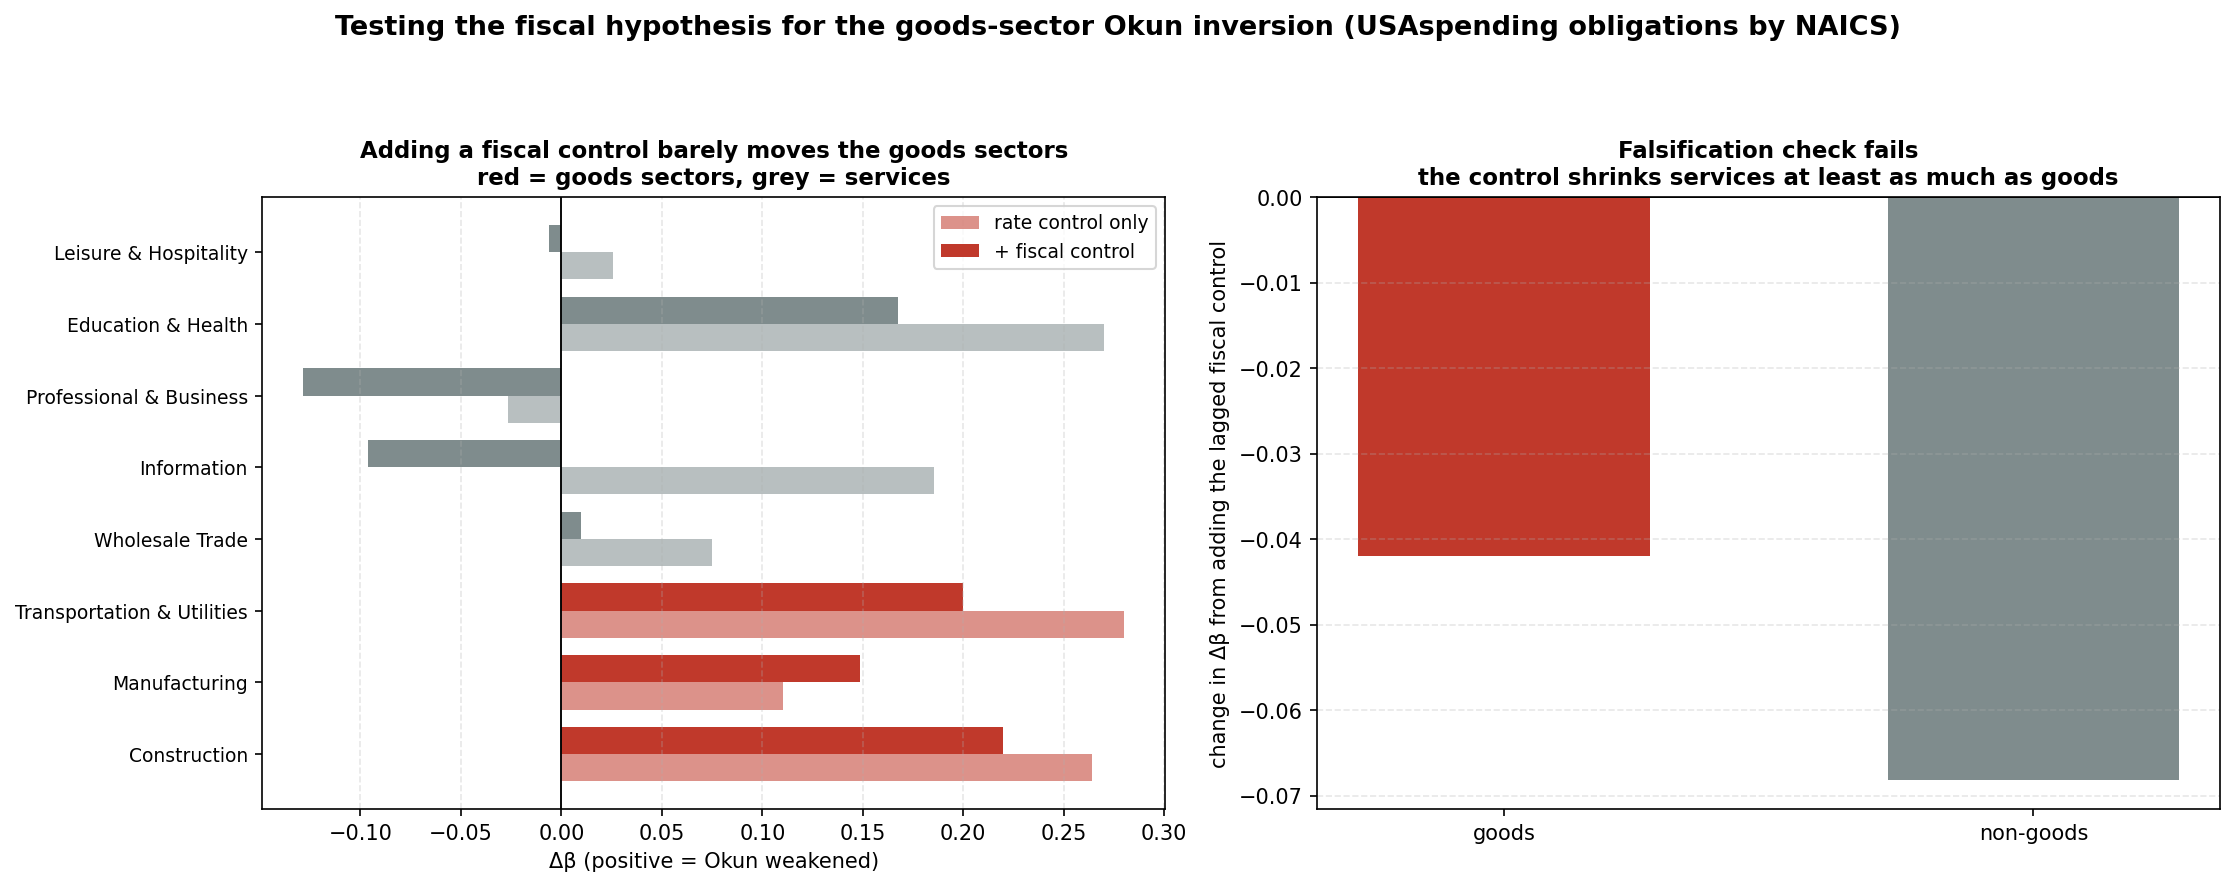

Here is the Python script that generated this plot:
"""
fiscal_control.py
Test the fiscal hypothesis for the goods-sector Okun inversion.

The physical-sector sub-project ends on a hypothesis: Construction,
Manufacturing, Transportation and Wholesale inverted their Okun relationship in
2024-2025, the inversions survive every interest-rate control, and these are the
LOWEST AI-exposure sectors in the sample, so something else must be inflating
their output without proportional hiring. The named candidate is the 2021-2022
fiscal wave (IIJA, CHIPS Act, IRA).

This script tests that directly, using federal obligations by NAICS pulled from
the USAspending API (quarterly, back to 2008, cached locally). The fiscal
variable is obligations to a sector as a share of its value added, and it enters
each sector's Okun regression as a third control alongside the existing rate
control:

    delta_U = a + b1*(%dY) + b2*(dFFR) + b3*(fiscal) + e

fitted pre and post Q4 2022. If fiscal spending explains the breakdown, adding
b3 should shrink the goods sectors' delta-b1 toward zero while leaving the
service sectors alone.

RESULT: NOT SUPPORTED. Three findings, in order of how much they matter.

  1. The act-specific tagging fails. IIJA (fund code 1) and CHIPS (code 8)
     obligations reach only ~0.08% of construction value added and ~0.00%
     elsewhere. Almost all IIJA money moves to states as formula grants and is
     never booked against a construction NAICS in federal contract data. The
     IRA has no fund code at all and works mainly through tax credits, which
     never appear here. So the acts themselves cannot be isolated.

  2. Total federal obligations ARE economically meaningful (4-6% of
     construction value added, 9-11% of manufacturing) and did rise about 2
     points in the goods sectors after 2021. But adding them as a control
     barely moves the goods sectors' delta-b1 (mean +0.218 -> +0.189, and the
     fiscal coefficient is significant in only 1 of 6 sectors).

  3. A 4-quarter lag appears to collapse the goods breakdown (+0.218 -> +0.022),
     which is the result a fiscal story would predict. It does not survive a
     falsification check: on the common lagged sample the control shrinks the
     NON-goods sectors MORE than the goods sectors (-0.068 vs -0.042), and the
     largest single change is Information, which has no plausible fiscal story.
     The apparent collapse is a sample artifact of lagging, not a fiscal effect.

So the fiscal hypothesis remains untested rather than refuted: the best
available direct test does not support it, but the test is structurally weak
because federal contract data cannot see money that flows through states.

Writes fiscal_control.png. Fetches from the USAspending API on first run and
caches to ../FRED-Data/usaspending_naics_quarterly.csv.
"""

import os, glob, json, ssl, socket, time, urllib.request, warnings
import numpy as np
import pandas as pd
import matplotlib
matplotlib.use("Agg")
import matplotlib.pyplot as plt
warnings.filterwarnings("ignore")

HERE  = os.path.dirname(os.path.abspath(__file__))
DATA  = os.path.join(HERE, "..", "FRED-Data") + os.sep
CACHE = DATA + "usaspending_naics_quarterly.csv"
CUT   = pd.Timestamp("2022-10-01")
EXC   = pd.date_range("2020-04-01", "2022-01-01", freq="QS")

# sector: naics prefixes, value-added file, unemployment file, is a goods sector
SEC = {
 "Construction":               (["23"], "construction_value_added_RVAC.csv", "construction_unemployment_rate_LNU04032231.csv", 1),
 "Manufacturing":              (["31","32","33"], "manufacturing_value_added_RVAMA.csv", "manufacturing_unemployment_rate_LNU04032232.csv", 1),
 "Transportation & Utilities": (["48","49","22"], "transportation_warehousing_value_added_RVAT.csv", "transportation_utilities_unemployment_rate_LNU04032236.csv", 1),
 "Wholesale Trade":            (["42"], "wholesale_trade_value_added_RVAW.csv", "wholesale_retail_trade_unemployment_rate_LNU04032235.csv", 0),
 "Information":                (["51"], "information_sector_value_added_RVAI.csv", "information_sector_unemployment_rate_LNU04032237.csv", 0),
 "Professional & Business":    (["54","55","56"], "professional_business_services_value_added_RVAPBS.csv", "professional_business_services_unemployment_rate_LNU04032239.csv", 0),
 "Education & Health":         (["61","62"], "health_care_social_assistance_value_added_RVAHCSA.csv", "education_health_unemployment_rate_LNU04032240.csv", 0),
 "Leisure & Hospitality":      (["71","72"], "leisure_hospitality_value_added_RVAAERAF.csv", "leisure_hospitality_unemployment_rate_LNU04032241.csv", 0),
}
DEFC = {"total": None, "iija": ["1"], "chips": ["8"]}   # IIJA = P.L. 117-58, CHIPS = P.L. 117-167


def fetch_usaspending():
    socket.setdefaulttimeout(90)
    ctx = ssl.create_default_context(); ctx.check_hostname = False; ctx.verify_mode = ssl.CERT_NONE

    def post(p, tries=3):
        for t in range(tries):
            try:
                req = urllib.request.Request(
                    "https://api.usaspending.gov/api/v2/search/spending_over_time/",
                    data=json.dumps(p).encode(),
                    headers={"Content-Type": "application/json", "User-Agent": "Mozilla/5.0"})
                return json.loads(urllib.request.urlopen(req, context=ctx).read().decode())
            except Exception:
                if t == tries - 1:
                    raise
                time.sleep(3)

    def cal(fy, q):
        return {1: f"{fy-1}-10-01", 2: f"{fy}-01-01", 3: f"{fy}-04-01", 4: f"{fy}-07-01"}[q]

    rows = []
    for sec, (codes, _, _, _) in SEC.items():
        for lab, dc in DEFC.items():
            f = {"time_period": [{"start_date": "2008-01-01", "end_date": "2026-06-30"}],
                 "award_type_codes": ["A", "B", "C", "D"], "naics_codes": codes}
            if dc:
                f["def_codes"] = dc
            for x in post({"group": "quarter", "filters": f})["results"]:
                tp = x["time_period"]
                rows.append(dict(sector=sec, series=lab,
                                 date=cal(int(tp["fiscal_year"]), int(tp["quarter"])),
                                 amount=x["aggregated_amount"]))
    df = pd.DataFrame(rows); df["date"] = pd.to_datetime(df["date"])
    df.to_csv(CACHE, index=False)
    return df


def find(f):
    if os.path.exists(DATA + f):
        return DATA + f
    return (glob.glob(DATA + "*" + f + "*") + glob.glob(DATA + "*" + f))[0]


def load(f):
    d = pd.read_csv(find(f)); d.columns = [c.strip() for c in d.columns]
    d[d.columns[0]] = pd.to_datetime(d[d.columns[0]]); d = d.set_index(d.columns[0])
    return pd.to_numeric(d.iloc[:, 0], errors="coerce").dropna()


def ols(X, y):
    A = np.column_stack([np.ones(len(y))] + [X[:, j] for j in range(X.shape[1])])
    c, _, _, _ = np.linalg.lstsq(A, y, rcond=None)
    resid = y - A @ c; n, k = len(y), A.shape[1]
    se = np.sqrt(np.diag(np.sum(resid ** 2) / (n - k) * np.linalg.inv(A.T @ A))) if n > k else np.full(k, np.nan)
    return c, se


if not os.path.exists(CACHE):
    print("Fetching federal obligations by NAICS from the USAspending API (one time)...")
    fetch_usaspending()

fs = pd.read_csv(CACHE, parse_dates=["date"])
tot = fs[fs.series == "total"].pivot_table(index="date", columns="sector", values="amount") / 1e9
iija = fs[fs.series == "iija"].pivot_table(index="date", columns="sector", values="amount") / 1e9
ffr = load("fed_funds_rate_FEDFUNDS.csv").resample("QS").mean()


def build(sec):
    codes, of, uf, g = SEC[sec]
    va = load(of); u = load(uf).resample("QS").mean()
    fi = (tot[sec].rolling(4).sum() / 4) / (va / 4) * 100          # obligations as % of value added
    ij = (iija[sec].rolling(4).sum() / 4) / (va / 4) * 100
    d = pd.DataFrame({"o": va, "u": u, "fi": fi, "ij": ij, "ffr": ffr}).dropna(subset=["o", "u", "fi", "ffr"])
    d["dy"] = d["o"].pct_change(4) * 100
    d["du"] = d["u"].diff(4)
    d["dffr"] = d["ffr"].diff(4)
    d["f0"] = d["fi"].diff(4)
    d["f4"] = d["fi"].diff(4).shift(4)
    return d[~d.index.isin(EXC)]


# ---- 1. is the act-specific money even visible? ----
print("=" * 78)
print("1. CAN THE ACTS BE ISOLATED?  Obligations as % of sector value added")
print("=" * 78)
print(f"  {'sector':<28}{'total 15-19':>12}{'total 22-23':>12}{'total 24-25':>12}{'IIJA 24-25':>12}")
for sec in SEC:
    d = build(sec)
    m = lambda c, a, b: d[c].loc[a:b].mean()
    print(f"  {sec:<28}{m('fi','2015','2019'):>11.1f}%{m('fi','2022','2023'):>11.1f}%"
          f"{m('fi','2024','2026'):>11.1f}%{m('ij','2024','2026'):>11.2f}%")
print("\n  IIJA/CHIPS tagging captures almost nothing: the money reaches states as")
print("  grants and is never booked against a construction NAICS. Acts cannot be isolated.")

# ---- 2 and 3. does the control shrink the goods breakdown, and does it survive falsification? ----
print("\n" + "=" * 78)
print("2. DOES A FISCAL CONTROL SHRINK THE GOODS-SECTOR BREAKDOWN?")
print("=" * 78)
rows = []
for sec in SEC:
    d = build(sec)
    base = d.dropna(subset=["dy", "du", "dffr", "f0"])
    lag = d.dropna(subset=["dy", "du", "dffr", "f4"])

    def db(df, cols):
        pre, post = df[df.index < CUT], df[df.index >= CUT]
        return ols(post[cols].values, post["du"].values)[0][1] - ols(pre[cols].values, pre["du"].values)[0][1]

    post = base[base.index >= CUT]
    c, se = ols(post[["dy", "dffr", "f0"]].values, post["du"].values)
    rows.append(dict(sector=sec, goods=SEC[sec][3],
                     rate_only=db(base, ["dy", "dffr"]),
                     plus_fiscal=db(base, ["dy", "dffr", "f0"]),
                     t_b3=c[3] / se[3] if se[3] > 0 else np.nan,
                     lag_rate=db(lag, ["dy", "dffr"]),
                     lag_fiscal=db(lag, ["dy", "dffr", "f4"])))
R = pd.DataFrame(rows)
print(f"  {'sector':<28}{'goods':>6}{'Δβ rate':>10}{'Δβ +fiscal':>12}{'t(β3)':>8}")
for _, r in R.iterrows():
    print(f"  {r.sector:<28}{'YES' if r.goods else 'no':>6}{r.rate_only:>+10.3f}{r.plus_fiscal:>+12.3f}{r.t_b3:>8.2f}")
g, o = R[R.goods == 1], R[R.goods == 0]
print(f"\n  goods mean:     {g.rate_only.mean():+.3f} -> {g.plus_fiscal.mean():+.3f}")
print(f"  non-goods mean: {o.rate_only.mean():+.3f} -> {o.plus_fiscal.mean():+.3f}")
print(f"  fiscal coefficient significant in {(R.t_b3.abs()>2).sum()}/{len(R)} sectors")

print("\n" + "=" * 78)
print("3. FALSIFICATION CHECK on the 4-quarter-lag spec that appears to work")
print("=" * 78)
print(f"  goods mean:     {g.lag_rate.mean():+.3f} -> {g.lag_fiscal.mean():+.3f}"
      f"   (change {(g.lag_fiscal-g.lag_rate).mean():+.3f})")
print(f"  non-goods mean: {o.lag_rate.mean():+.3f} -> {o.lag_fiscal.mean():+.3f}"
      f"   (change {(o.lag_fiscal-o.lag_rate).mean():+.3f})")
print("\n  The control shrinks NON-goods at least as much as goods, and the biggest")
print("  single move is Information, which has no fiscal story. The apparent")
print("  collapse is a sample artifact of lagging, not a fiscal effect.")
print("\nVERDICT: fiscal hypothesis NOT SUPPORTED by the best available direct test,")
print("         but the test is structurally weak (federal contract data cannot")
print("         see IIJA money that passes through states).")

# ---- chart ----
fig, (a1, a2) = plt.subplots(1, 2, figsize=(15, 6))
x = np.arange(len(R)); w = 0.38
col = ["#c0392b" if gg else "#7f8c8d" for gg in R.goods]
a1.barh(x - w/2, R.rate_only, w, color=col, alpha=0.55, label="rate control only")
a1.barh(x + w/2, R.plus_fiscal, w, color=col, label="+ fiscal control")
a1.set_yticks(x); a1.set_yticklabels(R.sector, fontsize=9)
a1.axvline(0, color="black", lw=0.9)
a1.set_xlabel("Δβ (positive = Okun weakened)", fontsize=10)
a1.set_title("Adding a fiscal control barely moves the goods sectors\n"
             "red = goods sectors, grey = services", fontsize=11, fontweight="bold")
a1.legend(fontsize=9); a1.grid(True, axis="x", ls="--", alpha=0.3)

chg = pd.DataFrame({"grp": ["goods", "non-goods"],
                    "chg": [(g.lag_fiscal - g.lag_rate).mean(), (o.lag_fiscal - o.lag_rate).mean()]})
a2.bar(chg.grp, chg.chg, color=["#c0392b", "#7f8c8d"], width=0.55)
a2.axhline(0, color="black", lw=0.9)
a2.set_ylabel("change in Δβ from adding the lagged fiscal control", fontsize=10)
a2.set_title("Falsification check fails\nthe control shrinks services at least as much as goods",
             fontsize=11, fontweight="bold")
a2.grid(True, axis="y", ls="--", alpha=0.3)
fig.suptitle("Testing the fiscal hypothesis for the goods-sector Okun inversion (USAspending obligations by NAICS)",
             fontsize=13, fontweight="bold")
plt.tight_layout(rect=[0, 0, 1, 0.92])
plt.savefig(os.path.join(HERE, "fiscal_control.png"), dpi=150, bbox_inches="tight")
print("\nChart saved: fiscal_control.png")
